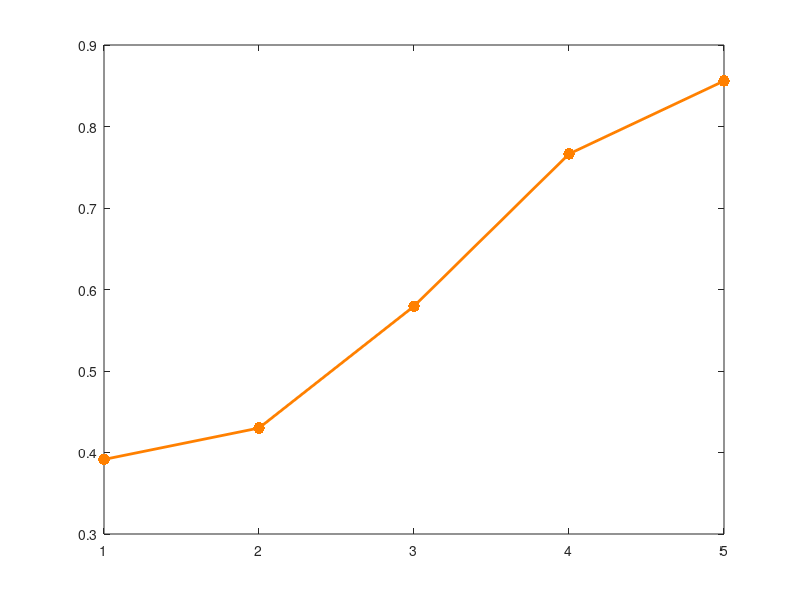

The MATLAB script that drew this image: (Note: this script raises an error after producing the figure.)
clc;
clear;
close all;
%%
load Behave_SData.mat;
%%
Aindx = SData(:, end-1);
Lindx = find(mod(Aindx,2) == 0);
Hindx = find(mod(Aindx,2) == 1);
Cohs = [3.2, 6.4, 12.8, 25.6, 51.2];
NumSub = length(unique(SData(:, end)));


TmpData_Low = SData(Lindx, :);
for i=1:size(Cohs,2)
    cBin = find(TmpData_Low(:, 2) == Cohs(i));
    tmpdata = TmpData_Low(cBin,:);
    for si=1:NumSub
        sBin = find(tmpdata(:,end) == si);
        MeanVal_L(si,i) = mean(tmpdata(sBin, 1)/6);
    end
    SEMConfLow(i) = std(MeanVal_L(:,i))./sqrt(NumSub);
    LowConf(i) = mean(MeanVal_L(:,i));   
end


TmpData_High = SData(Hindx, :);
for i=1:size(Cohs,2)
    cBin = find(TmpData_High(:, 2) == Cohs(i));
    tmpdata = TmpData_High(cBin,:);
    for si=1:NumSub
        sBin = find(tmpdata(:,end) == si);
        MeanVal_H(si,i) = mean(tmpdata(sBin, 1)/6);
    end
    SEMConfHigh(i) = std(MeanVal_H(:,i))./sqrt(NumSub);
    HighConf(i) = mean(MeanVal_H(:,i));   
end


P{1} = plot(1:i,LowConf,'.-','Color',[1 .5 0],'MarkerSize',25,'LineWidth',2);
hold on;
MyErrorBar(1:i,LowConf,SEMConfLow,[1 .5 0]);

hold on;
P{2} = plot(1:i,HighConf,'.-','Color',[1 0 1],'MarkerSize',25,'LineWidth',2);
hold on;
MyErrorBar(1:i,HighConf,SEMConfHigh,[1 0 1]);

hold on;
set(gca,'Box','off');
set(gcf,'Color','w');
xlabel('Stimulus Strength (%coh)')
ylabel('Confidence');
lg.FontSize = 12;
xtick = [1:5];
xticklabe={'3.2%','','12.8%','','51.2%'};
set(gca,'XTick',xtick,'XTickLabel',xticklabe,'FontSize',12);
legend boxoff;
set(gca,'TickDir','out');
set(gca,'FontSize',20);
set(gca,'linewidth',1.5);
xlim([0 5.5]);
ylim([.2 1]);
%%
Cohs = SData(:,2);
Confs = SData(:,1);
Subs = SData(:,end);
Condition = SData(:,end-1);
Condition = mod(Condition,2);
MyTable = table(Subs,Cohs,Confs,Condition);

glme = fitglme(MyTable,...
    'Confs ~ 1+ Condition + Cohs + (1|Subs)',...
    'Distribution','Normal','Link','identity','FitMethod','MPL',...
    'DummyVarCoding','effects')
[glme.Coefficients.Estimate(2:end),glme.Coefficients.SE(2:end),...
    glme.Coefficients.Lower(2:end),glme.Coefficients.Upper(2:end),...
    glme.Coefficients.tStat(2:end),glme.Coefficients.pValue(2:end)]
